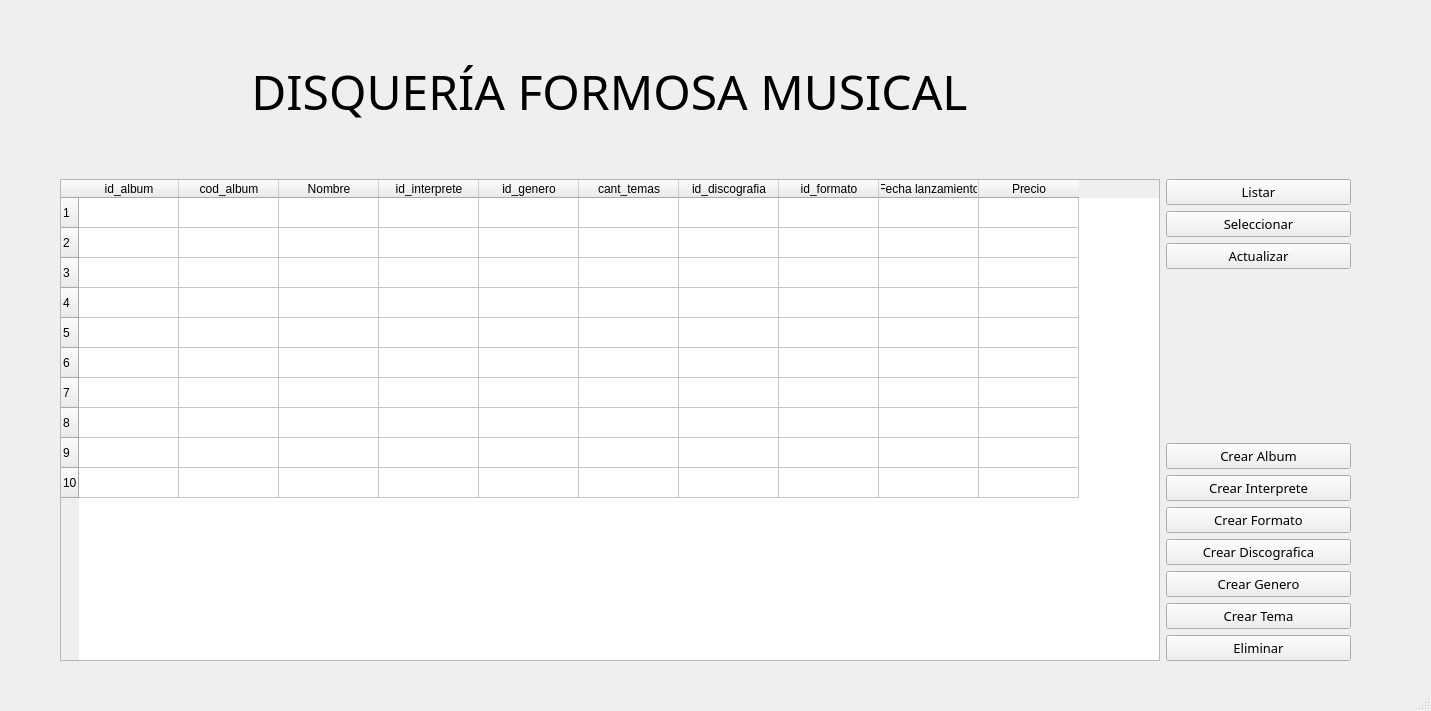
<?xml version="1.0" encoding="UTF-8"?>
<ui version="4.0">
 <class>Principal</class>
 <widget class="QMainWindow" name="Principal">
  <property name="geometry">
   <rect>
    <x>0</x>
    <y>0</y>
    <width>1431</width>
    <height>711</height>
   </rect>
  </property>
  <property name="windowTitle">
   <string>MainWindow</string>
  </property>
  <widget class="QWidget" name="centralwidget">
   <property name="styleSheet">
    <string notr="true"/>
   </property>
   <widget class="QWidget" name="layoutWidget">
    <property name="geometry">
     <rect>
      <x>60</x>
      <y>10</y>
      <width>1291</width>
      <height>651</height>
     </rect>
    </property>
    <layout class="QGridLayout" name="gridLayout">
     <item row="2" column="3">
      <widget class="QPushButton" name="boton_listar">
       <property name="font">
        <font>
         <family>Bell MT</family>
         <pointsize>10</pointsize>
        </font>
       </property>
       <property name="cursor">
        <cursorShape>PointingHandCursor</cursorShape>
       </property>
       <property name="text">
        <string>Listar</string>
       </property>
      </widget>
     </item>
     <item row="2" column="0" rowspan="11" colspan="3">
      <widget class="QTableWidget" name="tabla_principal">
       <property name="rowCount">
        <number>10</number>
       </property>
       <row/>
       <row/>
       <row/>
       <row/>
       <row/>
       <row/>
       <row/>
       <row/>
       <row/>
       <row/>
       <column>
        <property name="text">
         <string>id_album</string>
        </property>
       </column>
       <column>
        <property name="text">
         <string>cod_album</string>
        </property>
       </column>
       <column>
        <property name="text">
         <string>Nombre</string>
        </property>
       </column>
       <column>
        <property name="text">
         <string>id_interprete</string>
        </property>
       </column>
       <column>
        <property name="text">
         <string>id_genero</string>
        </property>
       </column>
       <column>
        <property name="text">
         <string>cant_temas</string>
        </property>
       </column>
       <column>
        <property name="text">
         <string>id_discografia</string>
        </property>
       </column>
       <column>
        <property name="text">
         <string>id_formato</string>
        </property>
       </column>
       <column>
        <property name="text">
         <string>Fecha lanzamiento</string>
        </property>
       </column>
       <column>
        <property name="text">
         <string>Precio</string>
        </property>
       </column>
      </widget>
     </item>
     <item row="3" column="3">
      <widget class="QPushButton" name="boton_seleccionar">
       <property name="font">
        <font>
         <family>Bell MT</family>
         <pointsize>10</pointsize>
        </font>
       </property>
       <property name="cursor">
        <cursorShape>PointingHandCursor</cursorShape>
       </property>
       <property name="text">
        <string>Seleccionar</string>
       </property>
      </widget>
     </item>
     <item row="4" column="3">
      <widget class="QPushButton" name="boton_actualizar">
       <property name="font">
        <font>
         <family>Bell MT</family>
         <pointsize>10</pointsize>
        </font>
       </property>
       <property name="cursor">
        <cursorShape>PointingHandCursor</cursorShape>
       </property>
       <property name="text">
        <string>Actualizar</string>
       </property>
      </widget>
     </item>
     <item row="12" column="3">
      <widget class="QPushButton" name="boton_eliminar">
       <property name="font">
        <font>
         <family>Bell MT</family>
         <pointsize>10</pointsize>
        </font>
       </property>
       <property name="cursor">
        <cursorShape>PointingHandCursor</cursorShape>
       </property>
       <property name="text">
        <string>Eliminar</string>
       </property>
      </widget>
     </item>
     <item row="11" column="3">
      <widget class="QPushButton" name="boton_tema">
       <property name="font">
        <font>
         <family>Bell MT</family>
         <pointsize>10</pointsize>
        </font>
       </property>
       <property name="cursor">
        <cursorShape>PointingHandCursor</cursorShape>
       </property>
       <property name="text">
        <string>Crear Tema</string>
       </property>
      </widget>
     </item>
     <item row="10" column="3">
      <widget class="QPushButton" name="boton_genero">
       <property name="font">
        <font>
         <family>Bell MT</family>
         <pointsize>10</pointsize>
        </font>
       </property>
       <property name="cursor">
        <cursorShape>PointingHandCursor</cursorShape>
       </property>
       <property name="text">
        <string>Crear Genero</string>
       </property>
      </widget>
     </item>
     <item row="9" column="3">
      <widget class="QPushButton" name="boton_discografica">
       <property name="font">
        <font>
         <family>Bell MT</family>
         <pointsize>10</pointsize>
        </font>
       </property>
       <property name="cursor">
        <cursorShape>PointingHandCursor</cursorShape>
       </property>
       <property name="text">
        <string>Crear Discografica</string>
       </property>
      </widget>
     </item>
     <item row="8" column="3">
      <widget class="QPushButton" name="boton_formato">
       <property name="font">
        <font>
         <family>Bell MT</family>
         <pointsize>10</pointsize>
        </font>
       </property>
       <property name="cursor">
        <cursorShape>PointingHandCursor</cursorShape>
       </property>
       <property name="text">
        <string>Crear Formato</string>
       </property>
      </widget>
     </item>
     <item row="7" column="3">
      <widget class="QPushButton" name="boton_interprete">
       <property name="font">
        <font>
         <family>Bell MT</family>
         <pointsize>10</pointsize>
        </font>
       </property>
       <property name="cursor">
        <cursorShape>PointingHandCursor</cursorShape>
       </property>
       <property name="text">
        <string>Crear Interprete</string>
       </property>
      </widget>
     </item>
     <item row="6" column="3">
      <widget class="QPushButton" name="boton_crear">
       <property name="font">
        <font>
         <family>Bell MT</family>
         <pointsize>10</pointsize>
        </font>
       </property>
       <property name="cursor">
        <cursorShape>PointingHandCursor</cursorShape>
       </property>
       <property name="text">
        <string>Crear Album</string>
       </property>
       <property name="checkable">
        <bool>false</bool>
       </property>
       <property name="default">
        <bool>false</bool>
       </property>
       <property name="flat">
        <bool>false</bool>
       </property>
      </widget>
     </item>
     <item row="0" column="1">
      <widget class="QLabel" name="label">
       <property name="font">
        <font>
         <family>Bell MT</family>
         <pointsize>36</pointsize>
        </font>
       </property>
       <property name="text">
        <string>DISQUERÍA FORMOSA MUSICAL</string>
       </property>
       <property name="alignment">
        <set>Qt::AlignCenter</set>
       </property>
      </widget>
     </item>
    </layout>
   </widget>
  </widget>
  <widget class="QStatusBar" name="statusbar"/>
 </widget>
 <resources/>
 <connections/>
</ui>
